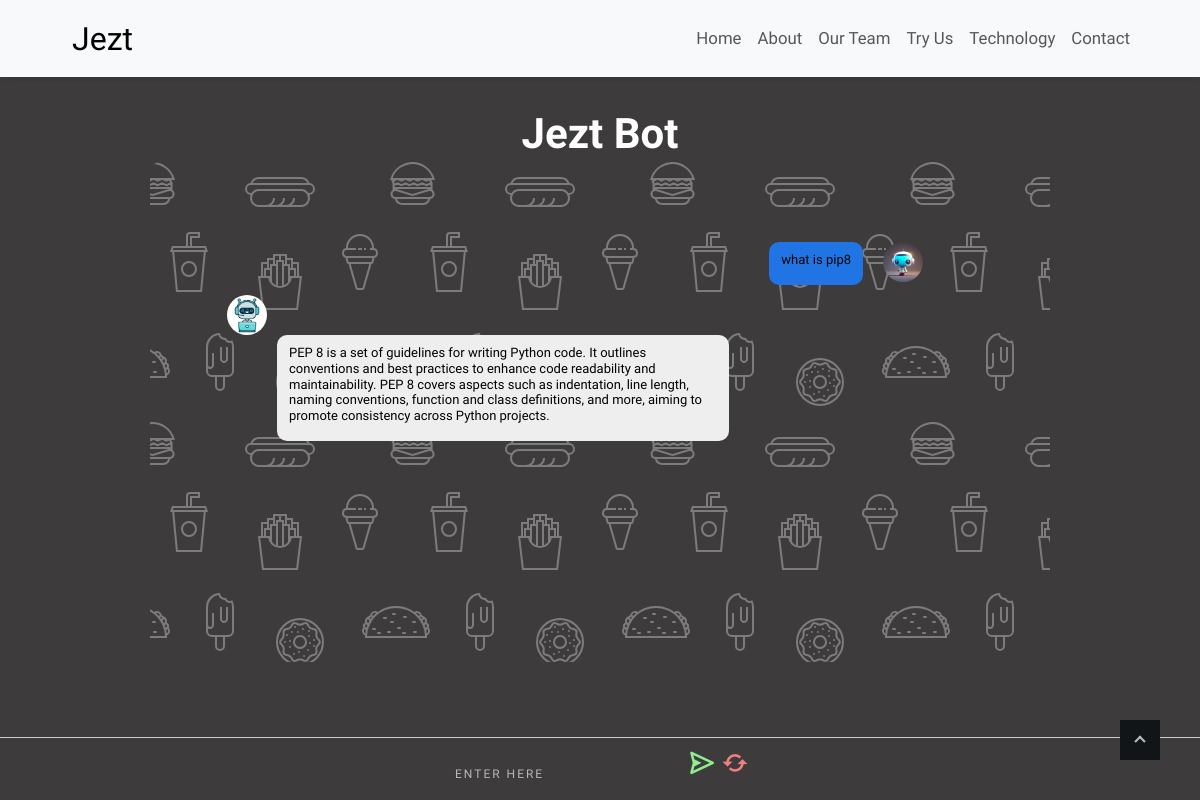
Page /chatbot/ on the committed database.
### myapp/models.py (models this page shows, shortened)
class ChatMessage(models.Model):
    ROLES = (
        ('user', 'User'),
        ('bot', 'Bot'),
    )
    role = models.CharField(max_length=5, choices=ROLES)
    content = models.TextField()
    timestamp = models.DateTimeField(auto_now_add=True)

### myapp/views.py (the view, shortened to what this page needs)
# urls.py: path('chatbot/',views.Ai,name="chatbot"),
def Ai(request):
    messages = ChatMessage.objects.all()  # Retrieve existing chat messages
    return render(request, 'Ai_Teacher.html', {'messages': messages})

### myapp/templates/Ai_Teacher.html (shortened to what this page needs)
<!DOCTYPE html>
{%load static%}
<html lang="en">
<head>
    <link href='https://unpkg.com/boxicons@2.1.4/css/boxicons.min.css' rel='stylesheet'>
    <link href="https://cdn.jsdelivr.net/npm/bootstrap@5.3.2/dist/css/bootstrap.min.css" rel="stylesheet">
    <link href="{%static 'css/plugins.css' %}" rel="stylesheet" type="text/css">
    <link href="{%static 'css/style.css' %}" rel="stylesheet" type="text/css">
</head>
<body class="loader1">
    <a class="to-top-btn pointer-small" href="#up">
			  <span class="to-top-arrow"></span>
		</a>
    <nav class="navbar navbar-expand-lg bg-body-tertiary sticky-navbar">
        <div class="container-fluid">
          <a class="navbar-brand" href="#" style="font-size: xx-large;">Jezt</a>
          <div class="collapse navbar-collapse justify-content-end" id="navbarNavDropdown" style="margin-right: 40px; padding: 10px; font-size: larger;">
            <ul class="navbar-nav">
              <li class="nav-item">
                <a class="nav-link" href="{%url 'index' %}" id="social">Home</a>
              </li>
              <li class="nav-item">
                <a class="nav-link" href="{%url 'about-us' %}" id="social">About</a>
              </li>
              <li class="nav-item">
                <a class="nav-link" href="{% url 'team' %}" id="social">Our Team</a>
              </li>
              <li class="nav-item">
                <a class="nav-link" href="{%url 'chatbot' %}" id="social">Try Us</a>
              </li>
              <li class="nav-item">
                <a class="nav-link" href="{%url 'technology' %}" id="social">Technology</a>
              </li>
              <li class="nav-item">
                <a class="nav-link" href="{%url 'contact-us' %}" id="social">Contact</a>
              </li>
            </ul>
          </div>
        </div>
      </nav>
<h1>Jezt Bot</h1>
<section>
        <div class="container " id="messages-container">
            <div class="row">
                <div class="col-1"></div>
                <div class="col-10">
            {% for message in messages %}
            {% if message.role == 'bot' %}
            <img src="{%static 'images/robo.jpeg' %}" alt="Bot Avatar" class="m1" >
        {% endif %}
                <div class="message {{ message.role }}-message" >
                    <div class="message-content">
                        <h6 class="h6">{{ message.content }}</h6>
                    </div>
                    {% if message.role == 'user' %}
                    <img src="{%static 'images/robo1.jpeg' %}" alt="User Avatar" class="m2">
                {% endif %}
                </div>
            {% endfor %}
        </div>
        <div class="col-1"></div>
        </div>
        </div>
        <div class="input-bar" style="  background: rgb(61,59,59)">
            <form id="message-form" method="POST">
                <input type="text" name="user_input" placeholder="Enter Here" style=" color: #eee;">
                <button type="submit"  id="send-btn" ><i class='bx bx-send custom-icon1' ></i> </button>
                <a href="{% url 'clear_chat_history' %}" ><i class='bx bx-refresh custom-icon'></i></i> </a>
            </form>
        </div>
    </section>
</body>
</html>

### myapp/templates/Ai_Teacher.html (style rules this page uses)
.row { padding: 60px 40px; border-radius: 20px; cursor: pointer; transition: all .35s; }
.navbar-brand { margin-left: 60px; }
.sticky-navbar { position: sticky; top: 0; z-index: 100; background-color: rgba(0, 0, 0, 0.9); box-shadow: 0px 2px 5px rgba(0, 0, 0, 0.1); }
h1 { text-align: center; margin-top: 30px; color: white; }
body { background-color:rgb(61,59,59) ; }
.container { width: 75%; overflow-y: auto; height: 500px; border-radius: 10px; padding: 20px; box-sizing: border-box; margin-bottom: 10px; }
.message { margin-bottom: 10px; display: flex; justify-content: flex-start; }
.user-message { justify-content: flex-end; }
.message-content { background-color: #eee; color: black; border-radius: 10px; padding: 10px 12px; max-width: 70%; }
.user-message .message-content { background-color:#2074E3; }
.input-bar { position: fixed; bottom: 0; left: 50%; transform: translateX(-50%); display: flex; justify-content: center; align-items: center; width: 100%; padding: 10px; box-sizing: border-box; border-top: 1px solid #ccc; }
.input-bar input { flex: 1; padding: 5px; border-radius: 5px; border: none; }
.m1 { width: 40px; height: 40px; border-radius: 50%; margin-left: -50px; }
.m2 { width: 40px; height: 40px; border-radius: 50%; margin-left: 20px; }
.h6 { font-size: small; }
.custom-icon { color: lightcoral; font-size: 30px; }
.custom-icon1 { color: lightgreen; font-size: 30px; margin-left: 30px; }

### rows in the picture
ChatMessage: content "what is pip8"
ChatMessage: content "PEP 8 is a set of guidelines for writing Python code. It outlines conventions and best practices to enhance code readability and maintainability. PEP 8 covers aspects such as indentation, line length, naming conventions, function and class definitions, and more, aiming to promote consistency across Python projects."
